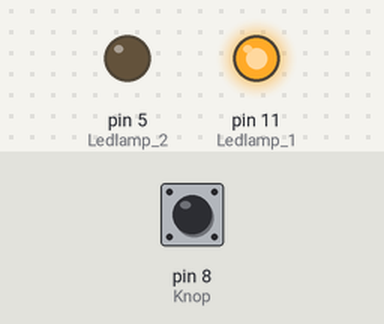
Bench run of a sketch on a simulated Arduino Uno, built with avr-gcc and run on an emulated ATmega328P. Parts: output pins drawn as LEDs (lit = HIGH). Dashed ring = blinking. The inputs (shaded band) are chosen by the test bench; at power-on: pin 8 (Knop) LOW.

Above: at 1.2 s.
1.3 s: pin 8 (Knop) pulled HIGH for 1 s
At 1.6 s:
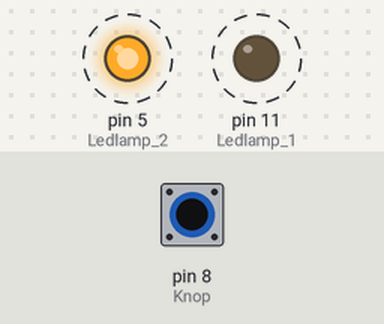
3.8 s: pin 8 (Knop) pulled HIGH for 0.15 s
At 4.1 s:
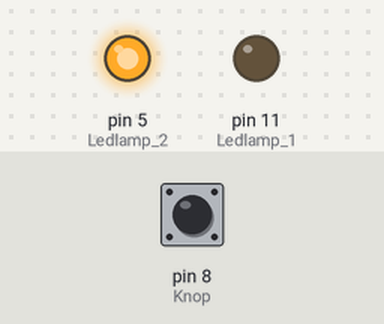
5.4 s: pin 8 (Knop) pulled HIGH for 3.2 s
At 5.5 s:
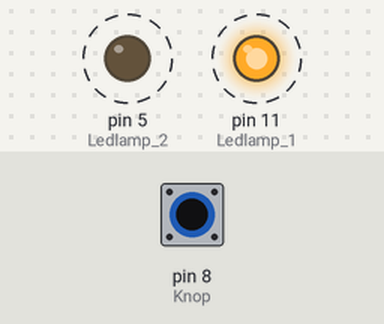
Timing chart, 0 to 9.9 s (numbered marks = the images above; inputs shaded):
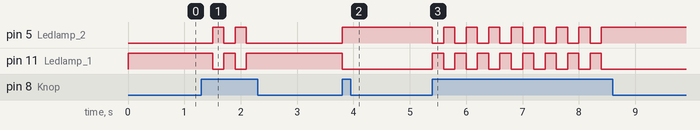

Measured:
- after the input at 1.3 s, pin 5 (Ledlamp_2): alternates HIGH for 0.20 s and LOW for 0.20 s, 4 changes in all, then stays LOW, starting after 0.20 s; pin 11 (Ledlamp_1): alternates HIGH for 0.20 s and LOW for 0.20 s, 4 changes in all, then stays HIGH, starting after 0.20 s
- after the input at 3.8 s, pin 5 (Ledlamp_2): LOW → HIGH at once; pin 11 (Ledlamp_1): HIGH → LOW at once
- after the input at 5.4 s, pin 5 (Ledlamp_2): alternates HIGH for 0.20 s and LOW for 0.20 s, 16 changes in all, then stays HIGH, starting at once; pin 11 (Ledlamp_1): alternates HIGH for 0.20 s and LOW for 0.20 s, 16 changes in all, then stays LOW, starting at once

The sketch:

Opdracht3.ino
```cpp
// Start de counter op 0
int counter = 0;

void setup() {
  pinMode(11, OUTPUT); // Ledlamp 1
  pinMode(8, INPUT); // Knop
  pinMode(5, OUTPUT); // Ledlamp 2
}

void loop() {
  // Controleer of de knop is ingedrukt
  if (digitalRead(8) == HIGH) { // Als de knop is ingedrukt
    counter++; // Verhoog de teller bij elke knopdruk

    // Controleer de hoogte van de teller en schakel de lampjes om en om aan en uit
    if (counter % 2 == 0) { // Als delen door 2 geen rest oplevert
      digitalWrite(5, HIGH); // Zet pin 5 aan
      digitalWrite(11, LOW); // Zet pin 11 uit
    } else {
      digitalWrite(5, LOW); // Zet pin 5 uit
      digitalWrite(11, HIGH); // Zet pin 11 aan
    }

    delay(200); // Kleine vertraging
  }
  // Controleer of beide lampjes uit staan
  else if (digitalRead(11) == LOW && digitalRead(5) == LOW) {
    digitalWrite(11, HIGH); // Zet pin 11 aan
    delay(200); // Kleine vertraging
  }
}
```
